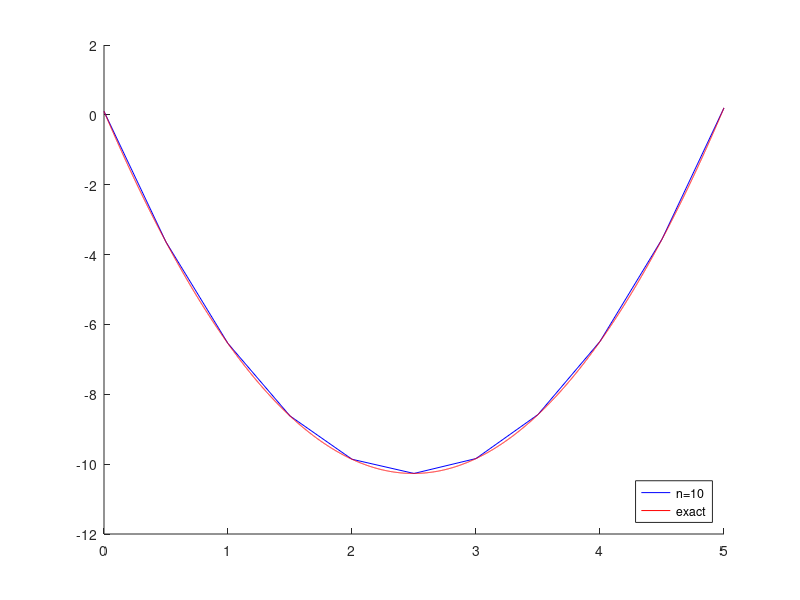

This figure's MATLAB source:
% Poissonova rovnice (1D interval (0,L))
% metodou konecnych prvku
%
% Nenulova (nehomogenni) Dirichletova okr. podminka
% K ... vodivost
% f ... zdrojovy clen
%
% -Ku'' = f v (0,L)
%  u(0) = u0, u(L) = u1
%
% fyzikalni motivace - uloha vedeni tepla:
% u ... teplota
% u0 ... dana teplota na levem konci
% u1 ... dana teplota na pravem konci
%
% n  = pocet delicich uzlu intervalu

K = 0.3
L = 5
u0 = 0.1
u1 = 0.2
n = 10
h = L/n

% definice zdrojoveho clenu f
% f = -1
f = - ones(n+1,1);
% f = 1 na [0,L/2], -1 na [L/2,L]
%f(1:n/2) = -f(1:n/2);

% definice presneho reseni pro porovnani
C1 = K/L * (u1-u0) - L/2;
C2 = K*u0;
exact = @(x) 1/K * (0.5*x.*x + C1*x + C2);

% Vypoctene objekty:
% x = delici body intervalu
% u = vypoctena teplota
% A = matice diskretni ulohy
% b = vektor diskretni ulohy

A = zeros(n+1);
b = zeros(n+1,1);

%%%%% Vypocet %%%%%

  % Sestaveni matice
  
  % vypocet skalarnich soucinu bazovych funkci
  % (pouzivame po castech linearni funkce, tzv. Courantovu bazi)
  for i=2:n
    A(i,i)   = 2;
    A(i,i-1) = -1;
    A(i,i+1) = -1;
  end
  A = K/h * A;
  
  % Sestaveni prave strany
  
  % vypocet skalarnich soucinu s bazovymi funkcemi
  for i=2:n
    b(i,1) = f(i)*h;
  end
  
  % dirichletovy okrajove podminky
  A(1,1) = 1;
  b(1) = u0;
    % eliminace u0
    b(2) = b(2) - u0 * (-K/h);
    A(2,1) = 0;
  A(n+1,n+1) = 1;
  b(n+1) = u1;
    % eliminace u1
    b(n) = b(n) - u1 * (-K/h);
    A(n,n+1) = 0;
  
  % Zobraz soustavu
  output_precision(1)
  [A b]
  
  % Vyreseni algebraicke soustavy
  u = A\b;
  
  % Vykresleni reseni
  x = linspace(0,L,n+1);
  key=sprintf('n=%d',n);
  figure;
  hold on;
  % Vykresleni reseni
  plot(x,u,'-b', 'DisplayName', key);
  
  xt = linspace(0,L,1e4);
  plot(xt,exact(xt),'-r','DisplayName', 'exact');
  legend('Location','southeast');
  hold off;

